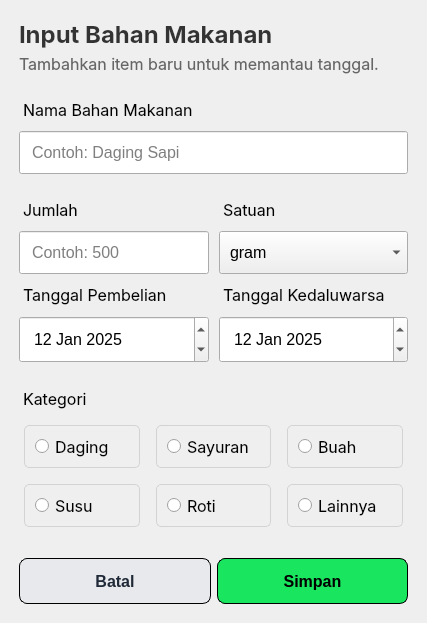
<?xml version="1.0" encoding="UTF-8"?>
<ui version="4.0">
 <class>MainWindow</class>
 <widget class="QMainWindow" name="MainWindow">
  <property name="geometry">
   <rect>
    <x>0</x>
    <y>0</y>
    <width>427</width>
    <height>620</height>
   </rect>
  </property>
  <property name="windowTitle">
   <string>MainWindow</string>
  </property>
  <property name="styleSheet">
   <string notr="true"/>
  </property>
  <widget class="QWidget" name="centralwidget">
   <property name="styleSheet">
    <string notr="true"/>
   </property>
   <layout class="QVBoxLayout" name="verticalLayout">
    <item>
     <layout class="QVBoxLayout" name="layout_1_v">
      <property name="leftMargin">
       <number>10</number>
      </property>
      <property name="topMargin">
       <number>10</number>
      </property>
      <property name="rightMargin">
       <number>10</number>
      </property>
      <property name="bottomMargin">
       <number>10</number>
      </property>
      <item>
       <widget class="QLabel" name="label">
        <property name="text">
         <string>&lt;style&gt;
    h1 {
        border: 1px solid;
        color: #333;
        margin-top: 15px;
        margin-bottom: 5px;
        font-family: Inter, sans-serif;
    }

    p {
        color: #666;
        margin-top: 5px;
        margin-bottom: 15px;
        font-size: 12pt;
        font-family: Inter, sans-serif;
    }
&lt;/style&gt;

&lt;h1&gt;Input Bahan Makanan&lt;/h1&gt;
&lt;p&gt;Tambahkan item baru untuk memantau tanggal.&lt;/p&gt;</string>
        </property>
       </widget>
      </item>
     </layout>
    </item>
    <item>
     <layout class="QVBoxLayout" name="layout_2_v">
      <property name="leftMargin">
       <number>10</number>
      </property>
      <property name="topMargin">
       <number>10</number>
      </property>
      <property name="rightMargin">
       <number>10</number>
      </property>
      <property name="bottomMargin">
       <number>10</number>
      </property>
      <item>
       <widget class="QLabel" name="label_2">
        <property name="styleSheet">
         <string notr="true">font-size: 12pt;
font-family: Inter, sans-serif;
padding-bottom: 5px;</string>
        </property>
        <property name="text">
         <string>Nama Bahan Makanan</string>
        </property>
       </widget>
      </item>
      <item>
       <widget class="QLineEdit" name="lineEdit">
        <property name="styleSheet">
         <string notr="true">padding: 10px;
                                        font-size: 12pt;</string>
        </property>
        <property name="placeholderText">
         <string>Contoh: Daging Sapi</string>
        </property>
       </widget>
      </item>
     </layout>
    </item>
    <item>
     <layout class="QGridLayout" name="layout_3_g" columnstretch="1,1">
      <property name="leftMargin">
       <number>10</number>
      </property>
      <property name="topMargin">
       <number>10</number>
      </property>
      <property name="rightMargin">
       <number>10</number>
      </property>
      <property name="bottomMargin">
       <number>10</number>
      </property>
      <property name="horizontalSpacing">
       <number>10</number>
      </property>
      <property name="verticalSpacing">
       <number>6</number>
      </property>
      <item row="0" column="1">
       <widget class="QLabel" name="satuan_label">
        <property name="styleSheet">
         <string notr="true">font-size: 12pt;
font-family: Inter, sans-serif;
margin-bottom: 5px;</string>
        </property>
        <property name="text">
         <string>Satuan</string>
        </property>
       </widget>
      </item>
      <item row="0" column="0">
       <widget class="QLabel" name="jumlah_label">
        <property name="styleSheet">
         <string notr="true">font-size: 12pt;
font-family: Inter, sans-serif;
margin-bottom: 5px;</string>
        </property>
        <property name="text">
         <string>Jumlah</string>
        </property>
       </widget>
      </item>
      <item row="1" column="0">
       <widget class="QLineEdit" name="jumlah_edit">
        <property name="styleSheet">
         <string notr="true">padding: 10px;
                                        font-size: 12pt;</string>
        </property>
        <property name="placeholderText">
         <string>Contoh: 500</string>
        </property>
       </widget>
      </item>
      <item row="2" column="0">
       <widget class="QLabel" name="tanggal_label">
        <property name="styleSheet">
         <string notr="true">font-size: 12pt;
font-family: Inter, sans-serif;
margin-bottom: 5px;
margin-top: 5px;</string>
        </property>
        <property name="text">
         <string>Tanggal Pembelian</string>
        </property>
       </widget>
      </item>
      <item row="2" column="1">
       <widget class="QLabel" name="expire_label">
        <property name="styleSheet">
         <string notr="true">font-size: 12pt;
font-family: Inter, sans-serif;
margin-bottom: 5px;
margin-top: 5px;</string>
        </property>
        <property name="text">
         <string>Tanggal Kedaluwarsa</string>
        </property>
       </widget>
      </item>
      <item row="1" column="1">
       <widget class="QComboBox" name="satuan_combo">
        <property name="styleSheet">
         <string notr="true">padding: 10px;
                                        font-size: 12pt;</string>
        </property>
        <item>
         <property name="text">
          <string>gram</string>
         </property>
        </item>
        <item>
         <property name="text">
          <string>kg</string>
         </property>
        </item>
        <item>
         <property name="text">
          <string>pcs</string>
         </property>
        </item>
        <item>
         <property name="text">
          <string>ml</string>
         </property>
        </item>
        <item>
         <property name="text">
          <string>liter</string>
         </property>
        </item>
       </widget>
      </item>
      <item row="3" column="0">
       <widget class="QDateEdit" name="dateEdit">
        <property name="styleSheet">
         <string notr="true">padding: 10px;
                                        font-size: 12pt;</string>
        </property>
        <property name="readOnly">
         <bool>false</bool>
        </property>
        <property name="maximumDate">
         <date>
          <year>9999</year>
          <month>11</month>
          <day>30</day>
         </date>
        </property>
        <property name="date">
         <date>
          <year>2025</year>
          <month>1</month>
          <day>12</day>
         </date>
        </property>
       </widget>
      </item>
      <item row="3" column="1">
       <widget class="QDateEdit" name="dateEdit_2">
        <property name="styleSheet">
         <string notr="true">padding: 10px;
                                        font-size: 12pt;</string>
        </property>
        <property name="date">
         <date>
          <year>2025</year>
          <month>1</month>
          <day>12</day>
         </date>
        </property>
       </widget>
      </item>
     </layout>
    </item>
    <item>
     <layout class="QGridLayout" name="layout_4_g">
      <property name="leftMargin">
       <number>10</number>
      </property>
      <property name="topMargin">
       <number>10</number>
      </property>
      <property name="rightMargin">
       <number>10</number>
      </property>
      <property name="bottomMargin">
       <number>10</number>
      </property>
      <item row="1" column="1">
       <widget class="QRadioButton" name="radioButton_2">
        <property name="styleSheet">
         <string notr="true">border: 1px solid;
border-color: lightgray;
border-radius: 5px;
font-size: 12pt;
font-family: Inter, sans-serif;
margin: 5px;
padding: 10px;</string>
        </property>
        <property name="text">
         <string>Sayuran</string>
        </property>
       </widget>
      </item>
      <item row="2" column="1">
       <widget class="QRadioButton" name="radioButton_5">
        <property name="styleSheet">
         <string notr="true">border: 1px solid;
border-color: lightgray;
border-radius: 5px;
font-size: 12pt;
font-family: Inter, sans-serif;
margin: 5px;
padding: 10px;</string>
        </property>
        <property name="text">
         <string>Roti</string>
        </property>
       </widget>
      </item>
      <item row="1" column="0">
       <widget class="QRadioButton" name="radioButton">
        <property name="styleSheet">
         <string notr="true">border: 1px solid;
border-color: lightgray;
border-radius: 5px;
font-size: 12pt;
font-family: Inter, sans-serif;
margin: 5px;
padding: 10px;</string>
        </property>
        <property name="text">
         <string>Daging</string>
        </property>
       </widget>
      </item>
      <item row="1" column="2">
       <widget class="QRadioButton" name="radioButton_3">
        <property name="styleSheet">
         <string notr="true">border: 1px solid;
border-color: lightgray;
border-radius: 5px;
font-size: 12pt;
font-family: Inter, sans-serif;
margin: 5px;
padding: 10px;</string>
        </property>
        <property name="text">
         <string>Buah</string>
        </property>
       </widget>
      </item>
      <item row="2" column="0">
       <widget class="QRadioButton" name="radioButton_4">
        <property name="styleSheet">
         <string notr="true">border: 1px solid;
border-color: lightgray;
border-radius: 5px;
font-size: 12pt;
font-family: Inter, sans-serif;
margin: 5px;
padding: 10px;</string>
        </property>
        <property name="text">
         <string>Susu</string>
        </property>
       </widget>
      </item>
      <item row="2" column="2">
       <widget class="QRadioButton" name="radioButton_6">
        <property name="styleSheet">
         <string notr="true">border: 1px solid;
border-color: lightgray;
border-radius: 5px;
font-size: 12pt;
font-family: Inter, sans-serif;
margin: 5px;
padding: 10px;</string>
        </property>
        <property name="text">
         <string>Lainnya</string>
        </property>
       </widget>
      </item>
      <item row="0" column="0" colspan="3">
       <widget class="QLabel" name="label_3">
        <property name="styleSheet">
         <string notr="true">font-size: 12pt;
font-family: Inter, sans-serif;
margin-bottom: 5px;</string>
        </property>
        <property name="text">
         <string>Kategori</string>
        </property>
       </widget>
      </item>
     </layout>
    </item>
    <item>
     <layout class="QHBoxLayout" name="layout_5_h">
      <property name="leftMargin">
       <number>10</number>
      </property>
      <property name="topMargin">
       <number>10</number>
      </property>
      <property name="rightMargin">
       <number>10</number>
      </property>
      <property name="bottomMargin">
       <number>10</number>
      </property>
      <item>
       <widget class="QPushButton" name="btn_batal">
        <property name="styleSheet">
         <string notr="true">QPushButton#btn_batal {
                                        height: 44px; /* h-11 */
                                        padding: 0 24px; /* px-6 */
                                        border: 1px solid;
                                        border-radius: 8px; /* rounded-lg */
                                        background: rgba(229,231,235,0.8); /* bg-gray-200/80
                                        */
                                        color: rgb(31,41,55); /* text-gray-800 */
                                        font-size: 12pt; /* text-sm */
                                        font-weight: 600; /* font-semibold */
                                        }

                                        /* Hover */
                                        QPushButton#btn_batal:hover {
                                        background: rgba(209,213,219,0.8); /*
                                        hover:bg-gray-300/80 */
                                        }

                                        /* Dark mode (Qt tidak punya otomatis, jadi harus
                                        manual) */
                                        /* Biasanya diganti via setStyleSheet() ketika mode
                                        gelap aktif */
                                        QPushButton#btn_batal.dark {
                                        background: rgba(55,65,81,0.5); /*
                                        dark:bg-gray-700/50 */
                                        color: rgb(229,231,235); /* dark:text-gray-200 */
                                        }

                                        QPushButton#btn_batal.dark:hover {
                                        background: rgba(75,85,99,0.5); /*
                                        dark:hover:bg-gray-600/50 */
                                        }</string>
        </property>
        <property name="text">
         <string>Batal</string>
        </property>
       </widget>
      </item>
      <item>
       <widget class="QPushButton" name="btn_simpan">
        <property name="styleSheet">
         <string notr="true">QPushButton#btn_simpan {
                                        height: 44px; /* h-11 */
                                        padding: 0 24px; /* px-6 */
                                        border: 1px solid;
                                        border-radius: 8px; /* rounded-lg */
                                        background: rgb(25, 230, 94); /* bg-primary → pilih
                                        warna sendiri */
                                        color: black; /* text-black */
                                        font-size: 12pt; /* text-sm */
                                        font-weight: 600; /* font-semibold */
                                        }

                                        /* QSS TIDAK BISA scale transform di hover */
                                        QPushButton#btn_simpan:hover {
                                        /* workarounds */
                                        padding: 0 26px; /* buat seolah-olah membesar */
                                        }

                                        /* active:scale-95 → tidak ada, jadi manual */
                                        QPushButton#btn_simpan:pressed {
                                        padding: 0 22px;
                                        }</string>
        </property>
        <property name="text">
         <string>Simpan</string>
        </property>
       </widget>
      </item>
     </layout>
    </item>
   </layout>
  </widget>
 </widget>
 <resources/>
 <connections/>
</ui>
